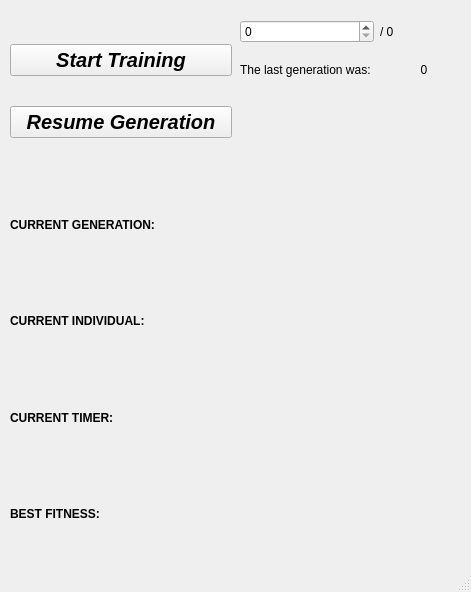
<?xml version="1.0" encoding="UTF-8"?>
<ui version="4.0">
 <class>MainWindow</class>
 <widget class="QMainWindow" name="MainWindow">
  <property name="geometry">
   <rect>
    <x>0</x>
    <y>0</y>
    <width>471</width>
    <height>592</height>
   </rect>
  </property>
  <property name="windowTitle">
   <string>MainWindow</string>
  </property>
  <widget class="QWidget" name="centralwidget">
   <widget class="QWidget" name="verticalLayoutWidget">
    <property name="geometry">
     <rect>
      <x>300</x>
      <y>420</y>
      <width>151</width>
      <height>141</height>
     </rect>
    </property>
    <layout class="QVBoxLayout" name="logoLayout"/>
   </widget>
   <widget class="QWidget" name="layoutWidget">
    <property name="geometry">
     <rect>
      <x>10</x>
      <y>180</y>
      <width>181</width>
      <height>379</height>
     </rect>
    </property>
    <layout class="QVBoxLayout" name="statsLayout">
     <item>
      <widget class="QLabel" name="generation">
       <property name="text">
        <string>&lt;html&gt;&lt;head/&gt;&lt;body&gt;&lt;p&gt;&lt;span style=&quot; font-weight:600;&quot;&gt;CURRENT GENERATION: &lt;/span&gt;&lt;/p&gt;&lt;/body&gt;&lt;/html&gt;</string>
       </property>
      </widget>
     </item>
     <item>
      <widget class="QLabel" name="individual">
       <property name="text">
        <string>&lt;html&gt;&lt;head/&gt;&lt;body&gt;&lt;p&gt;&lt;span style=&quot; font-weight:600;&quot;&gt;CURRENT INDIVIDUAL: &lt;/span&gt;&lt;/p&gt;&lt;/body&gt;&lt;/html&gt;</string>
       </property>
      </widget>
     </item>
     <item>
      <widget class="QLabel" name="timer">
       <property name="text">
        <string>&lt;html&gt;&lt;head/&gt;&lt;body&gt;&lt;p&gt;&lt;span style=&quot; font-weight:600;&quot;&gt;CURRENT TIMER: &lt;/span&gt;&lt;/p&gt;&lt;/body&gt;&lt;/html&gt;</string>
       </property>
      </widget>
     </item>
     <item>
      <widget class="QLabel" name="best_fitness">
       <property name="text">
        <string>&lt;html&gt;&lt;head/&gt;&lt;body&gt;&lt;p&gt;&lt;span style=&quot; font-weight:600;&quot;&gt;BEST FITNESS: &lt;/span&gt;&lt;/p&gt;&lt;/body&gt;&lt;/html&gt;</string>
       </property>
      </widget>
     </item>
    </layout>
   </widget>
   <widget class="QWidget" name="layoutWidget_2">
    <property name="geometry">
     <rect>
      <x>10</x>
      <y>20</y>
      <width>222</width>
      <height>144</height>
     </rect>
    </property>
    <layout class="QVBoxLayout" name="buttonLayout">
     <item>
      <widget class="QPushButton" name="trainButton">
       <property name="font">
        <font>
         <pointsize>15</pointsize>
         <weight>75</weight>
         <italic>true</italic>
         <bold>true</bold>
        </font>
       </property>
       <property name="text">
        <string>Start Training</string>
       </property>
      </widget>
     </item>
     <item>
      <widget class="QPushButton" name="generationButton">
       <property name="font">
        <font>
         <pointsize>15</pointsize>
         <weight>75</weight>
         <italic>true</italic>
         <bold>true</bold>
        </font>
       </property>
       <property name="text">
        <string>Resume Generation</string>
       </property>
      </widget>
     </item>
    </layout>
   </widget>
   <widget class="QWidget" name="layoutWidget_3">
    <property name="geometry">
     <rect>
      <x>210</x>
      <y>180</y>
      <width>81</width>
      <height>379</height>
     </rect>
    </property>
    <layout class="QVBoxLayout" name="valueLayout">
     <item>
      <widget class="QLabel" name="generation_value">
       <property name="text">
        <string>&lt;html&gt;&lt;head/&gt;&lt;body&gt;&lt;p&gt;&lt;br/&gt;&lt;/p&gt;&lt;/body&gt;&lt;/html&gt;</string>
       </property>
      </widget>
     </item>
     <item>
      <widget class="QLabel" name="individual_value">
       <property name="text">
        <string>&lt;html&gt;&lt;head/&gt;&lt;body&gt;&lt;p&gt;&lt;br/&gt;&lt;/p&gt;&lt;/body&gt;&lt;/html&gt;</string>
       </property>
      </widget>
     </item>
     <item>
      <widget class="QLabel" name="timer_value">
       <property name="text">
        <string>&lt;html&gt;&lt;head/&gt;&lt;body&gt;&lt;p&gt;&lt;br/&gt;&lt;/p&gt;&lt;/body&gt;&lt;/html&gt;</string>
       </property>
      </widget>
     </item>
     <item>
      <widget class="QLabel" name="best_fitness_value">
       <property name="text">
        <string>&lt;html&gt;&lt;head/&gt;&lt;body&gt;&lt;p&gt;&lt;br/&gt;&lt;/p&gt;&lt;/body&gt;&lt;/html&gt;</string>
       </property>
      </widget>
     </item>
    </layout>
   </widget>
   <widget class="QWidget" name="gridLayoutWidget">
    <property name="geometry">
     <rect>
      <x>240</x>
      <y>20</y>
      <width>228</width>
      <height>71</height>
     </rect>
    </property>
    <layout class="QGridLayout" name="generationLayout">
     <item row="0" column="1">
      <widget class="QLabel" name="out_of_generation">
       <property name="text">
        <string>/ 0</string>
       </property>
      </widget>
     </item>
     <item row="0" column="0">
      <widget class="QSpinBox" name="input_generation"/>
     </item>
     <item row="1" column="0">
      <widget class="QLabel" name="label">
       <property name="text">
        <string>The last generation was: </string>
       </property>
      </widget>
     </item>
     <item row="1" column="1">
      <widget class="QLabel" name="last_generation">
       <property name="text">
        <string>&lt;html&gt;&lt;head/&gt;&lt;body&gt;&lt;p align=&quot;center&quot;&gt;0&lt;/p&gt;&lt;/body&gt;&lt;/html&gt;</string>
       </property>
      </widget>
     </item>
    </layout>
   </widget>
  </widget>
  <widget class="QStatusBar" name="statusbar"/>
 </widget>
 <resources>
  <include location="../resources/resources.qrc"/>
 </resources>
 <connections/>
</ui>
